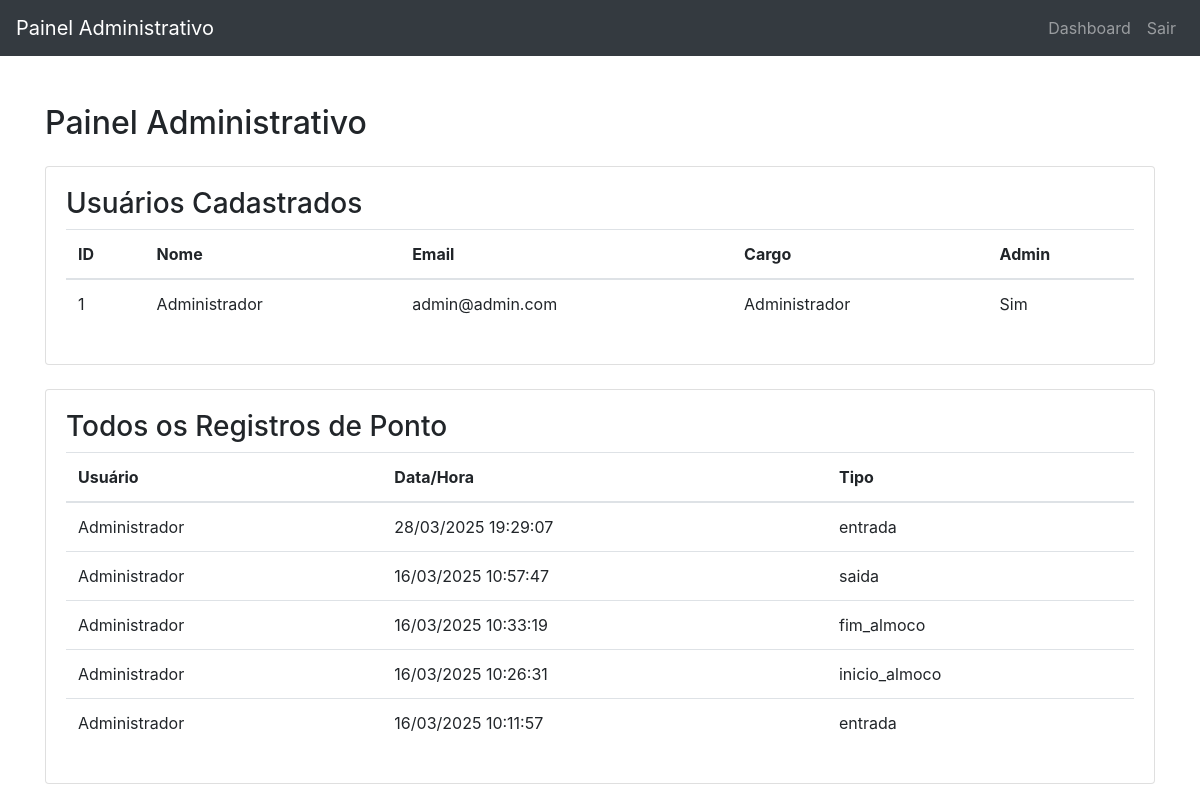
Before: /admin (signed in) with the older database file.
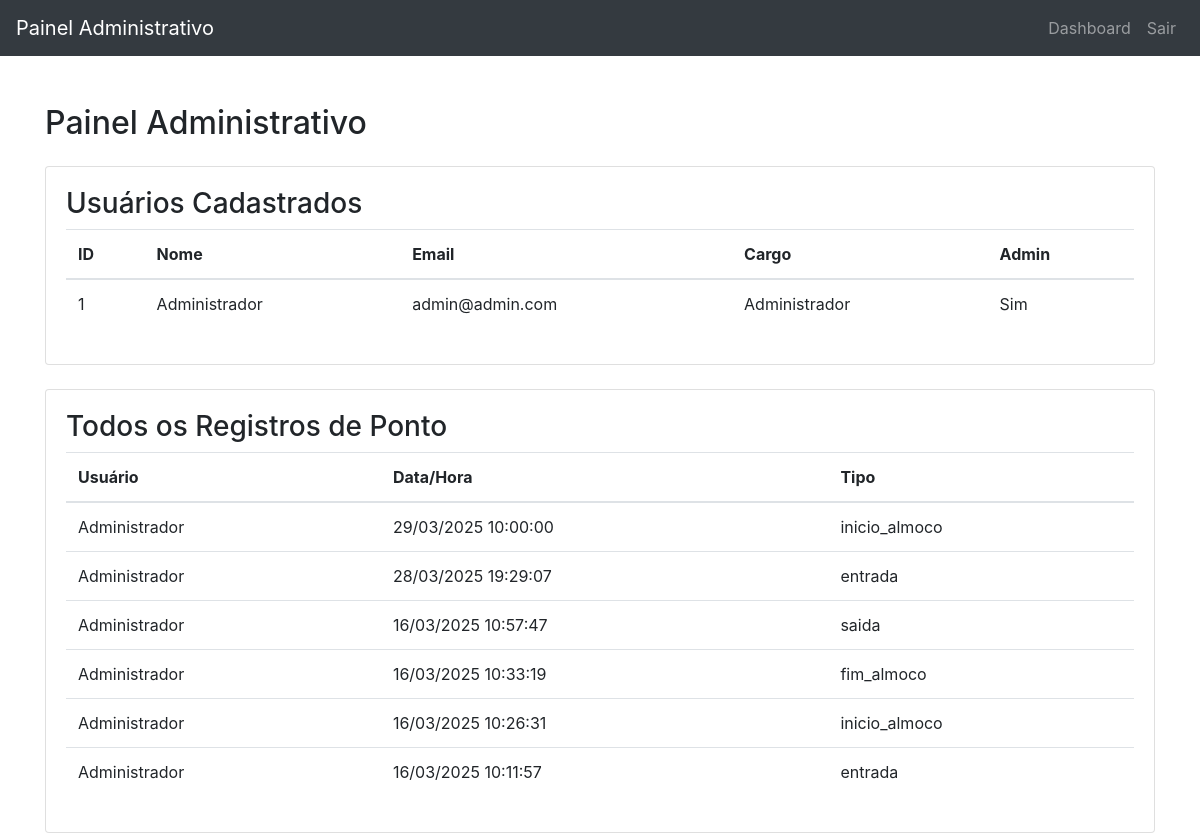
After: the same page with the newer database file.
### models.py (models this page shows, shortened)
class Usuario(UserMixin, db.Model):
    id = db.Column(db.Integer, primary_key=True)
    nome = db.Column(db.String(100), nullable=False)
    email = db.Column(db.String(120), unique=True, nullable=False)
    senha = db.Column(db.String(200), nullable=False)
    cargo = db.Column(db.String(100))
    is_admin = db.Column(db.Boolean, default=False)
    registros = db.relationship('RegistroPonto', backref='usuario', lazy=True)

class RegistroPonto(db.Model):
    id = db.Column(db.Integer, primary_key=True)
    data = db.Column(db.DateTime, nullable=False, default=get_sp_time)
    tipo = db.Column(db.String(20), nullable=False)  # entrada, inicio_almoco, fim_almoco, saida
    usuario_id = db.Column(db.Integer, db.ForeignKey('usuario.id'), nullable=False)

### routes.py (the view)
@app.route('/admin')
@login_required
@admin_required
def admin_dashboard():
    usuarios = Usuario.query.all()
    registros = RegistroPonto.query.order_by(RegistroPonto.data.desc()).all()
    return render_template('admin_dashboard.html', usuarios=usuarios, registros=registros)

### routes.py (called while the page is built)
@login_manager.user_loader
def load_user(user_id):
    return Usuario.query.get(int(user_id))

def admin_required(f):
    @wraps(f)
    def decorated_function(*args, **kwargs):
        if not current_user.is_authenticated or not current_user.is_admin:
            flash('Acesso negado. Você precisa ser um administrador.')
            return redirect(url_for('dashboard'))
        return f(*args, **kwargs)
    return decorated_function

### templates/admin_dashboard.html (shortened to what this page needs)
<!DOCTYPE html>
<html>
<head>
    <link rel="stylesheet" href="https://stackpath.bootstrapcdn.com/bootstrap/4.5.2/css/bootstrap.min.css">
</head>
<body>
    <nav class="navbar navbar-expand-lg navbar-dark bg-dark">
        <a class="navbar-brand" href="#">Painel Administrativo</a>
        <div class="navbar-nav ml-auto">
            <a class="nav-item nav-link" href="{{ url_for('dashboard') }}">Dashboard</a>
            <a class="nav-item nav-link" href="{{ url_for('logout') }}">Sair</a>
        </div>
    </nav>
    <div class="container mt-5">
        <h2>Painel Administrativo</h2>
        <div class="card mt-4">
            <div class="card-body">
                <h3>Usuários Cadastrados</h3>
                <table class="table">
                    <thead>
                        <tr>
                            <th>ID</th>
                            <th>Nome</th>
                            <th>Email</th>
                            <th>Cargo</th>
                            <th>Admin</th>
                        </tr>
                    </thead>
                    <tbody>
                        {% for usuario in usuarios %}
                        <tr>
                            <td>{{ usuario.id }}</td>
                            <td>{{ usuario.nome }}</td>
                            <td>{{ usuario.email }}</td>
                            <td>{{ usuario.cargo }}</td>
                            <td>{{ 'Sim' if usuario.is_admin else 'Não' }}</td>
                        </tr>
                        {% endfor %}
                    </tbody>
                </table>
            </div>
        </div>
        <div class="card mt-4">
            <div class="card-body">
                <h3>Todos os Registros de Ponto</h3>
                <table class="table">
                    <thead>
                        <tr>
                            <th>Usuário</th>
                            <th>Data/Hora</th>
                            <th>Tipo</th>
                        </tr>
                    </thead>
                    <tbody>
                        {% for registro in registros %}
                        <tr>
                            <td>{{ registro.usuario.nome }}</td>
                            <td>{{ registro.data.strftime('%d/%m/%Y %H:%M:%S') }}</td>
                            <td>{{ registro.tipo }}</td>
                        </tr>
                        {% endfor %}
                    </tbody>
                </table>
            </div>
        </div>
    </div>
</body>
</html>

Changed rows visible on the page:
added RegistroPonto: usuario.nome "Administrador", data "29/03/2025 10:00:00", tipo "inicio_almoco"
